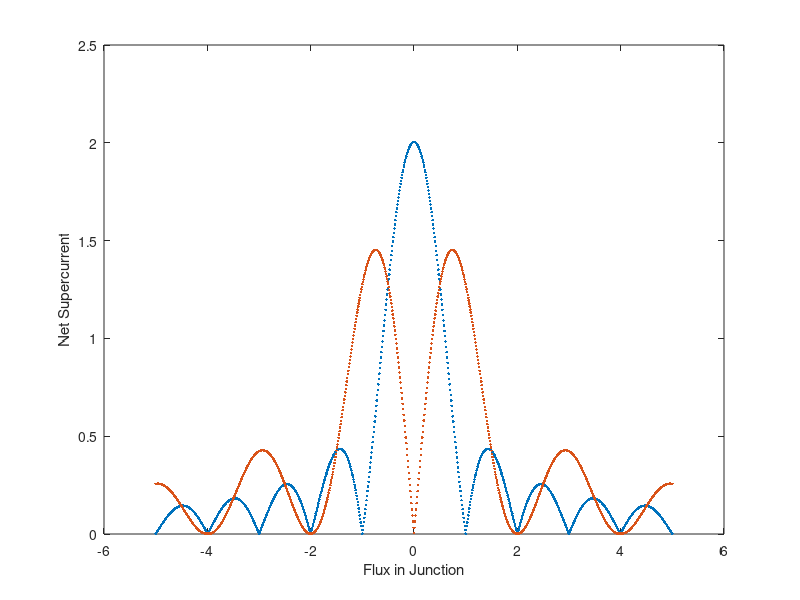

MATLAB code for this plot:


%The program splits a single junciton up into xmax discrete sections.  Each
%section has a supercurrent density, and a phase difference that is
%contributed to by the field (PhaseF), and an arbitrary phase set at x=1
%called Phase1.  For each value of field and Phase1 the supercurrent at
%each point is calculated and the net supercurrent (sum along the junction)
%is calcualted to find the supercurrent carried at that phase and that
%field.  To find the maximum supercurrent for a given field, the max of
%that vector is taken, and can be plotted against the magnetic field.  This
%is the exact measurment of the critical current vs field that we do in the
%lab.  


%For Version 2, a geometrical loop was added so that the supercurrent vs
%field plot could include different amounts of phase shift for a determined
%portion of the junction.


%%

clear;
clc;
close all;
%% Defining the Parameters of the Simulaiton

%Initial COnditions of the Simmulation
    xmax=601;
    x(:,1)=(1:xmax);

    SCurrentMag=1;
    SCurNoiseMag=0.1;



%Setting Loop Parameters

    %Phase Loop parameters
    p=1;
    pmax=201;
    Phase1Min=-2*pi;
    Phase1Max=2*pi;


    %Flux Loop Parameters
    f=1;
    fmax=1001;
    FluxinJuncMin=-5;
    FluxinJuncMax=5;


    %geometrical/Intrinsic Phase Loop Parameters
    g=1;
    gmax=2;
    PhaseGMin=-0*pi;
    PhaseGMax=pi;

    
%Calculating Parameters from Initial Conditions
	SCurrentDensityNoise=SCurNoiseMag*(2*rand(xmax,1)-1);
    SCurrentDensity=SCurrentMag*ones(xmax,1)+exp(SCurrentDensityNoise);
    
    
       
%Pre Allocating memory to the arrays to decrease runtime
    Phase1=zeros(1,pmax);
    PhaseG=zeros(xmax,1);
    PhaseGShift=zeros(1,gmax);
    FluxinJunc=zeros(1,fmax);

    SCurrent=zeros(xmax,pmax,fmax);
    SCurrentNet=zeros(1,pmax);
    MaxSCurrentNet=zeros(fmax,gmax);


%% Loops for running the simulation (Meat of the Simulation)

%Geometrical factor Loop
%Define the loop setp size, then run the for loop
PhaseGSS=(PhaseGMax-PhaseGMin)/(gmax-1);
for g=1:gmax
    PhaseGShift(g)=PhaseGMin+(g-1)*PhaseGSS;
    
    %Defining the geometrical(intrinsic) phase shift in the junction
    PhaseG(1:round(xmax/2),1)=0;
    PhaseG(1:xmax-round(xmax/2),1)=PhaseGShift(g);
    
    
    %Field Contribution to the Phase 
    %Define the loop setp size, then run the for loop
    FluxinJuncSS=(FluxinJuncMax-FluxinJuncMin)/(fmax-1);
    for f=1:fmax

        FluxinJunc(f)=FluxinJuncMin+(f-1)*FluxinJuncSS;
        PhaseF=2*pi*x./xmax*FluxinJunc(f);
        
        %Phase1 Loop of externally set phase in 
        %Define the loop setp size, then run the for loop
        Phase1SSS=(Phase1Max-Phase1Min)/(pmax-1);
        for p=1:pmax

            Phase1(p)=Phase1Min+(p-1)*Phase1SSS;

            SCurrent=SCurrentDensity.*sin(PhaseF+Phase1(p)+PhaseG);
            SCurrentNet(p)=sum(SCurrent)/xmax;


        end

        MaxSCurrentNet(f,g)=max(SCurrentNet);

    end

end

figure
plot(FluxinJunc,MaxSCurrentNet,'.')
xlabel('Flux in Junction');ylabel('Net Supercurrent');





    




